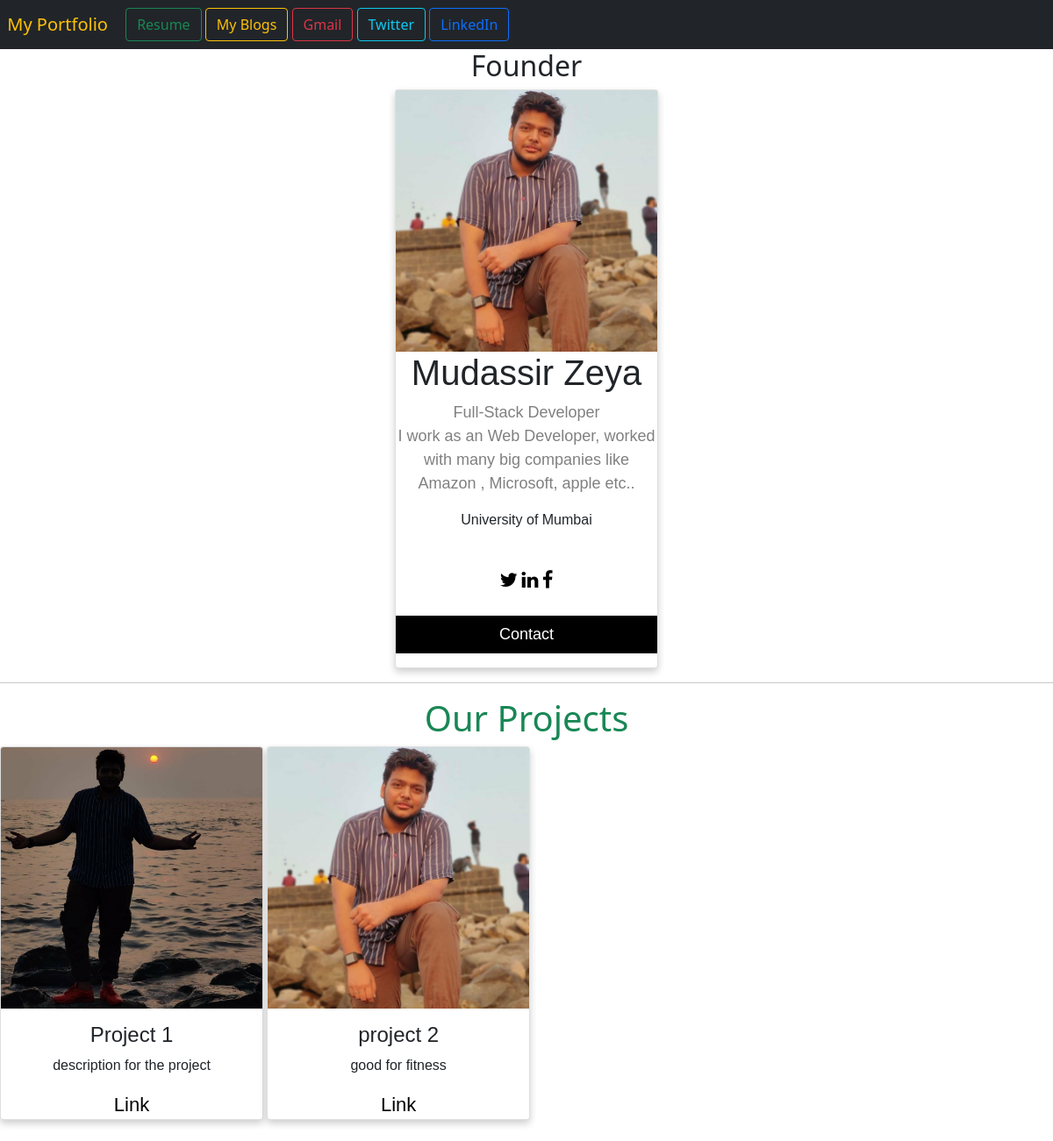
The page / on the database its author committed.
### portfolio/models.py (models this page shows)
class Project(models.Model):
    title = models.CharField(max_length=100)
    description = models.CharField(max_length=250)
    image = models.ImageField(upload_to='portfolio/images')
    url = models.URLField(blank=True)

### portfolio/views.py (the view)
# urls.py: 2. Add a URL to urlpatterns:  path('', views.home, name='home')
def home(request):
    projects = Project.objects.all()
    context = {'projects':projects}
    return render(request, 'portfolio/home.html', context)

### portfolio/templates/portfolio/home.html (shortened to what this page needs)
<!doctype html>
<html lang="en">
  <head>
    <link href="https://cdn.jsdelivr.net/npm/bootstrap@5.0.0-beta2/dist/css/bootstrap.min.css" rel="stylesheet">
    <link rel="stylesheet" href="https://cdnjs.cloudflare.com/ajax/libs/font-awesome/4.7.0/css/font-awesome.min.css">
  </head>
  <body>
        {% load static %}
        <nav class="navbar navbar-expand-lg navbar-dark bg-dark">
          &nbsp;&nbsp;<a class="navbar-brand text-warning " href="#">My Portfolio</a>&nbsp;
          <div class="collapse navbar-collapse" id="navbarNav">
            <ul class="navbar-nav">
              <li class="nav-item">
                <a class="btn btn-outline-success" href="{% static '/images/resume.pdf' %}" target="_blank" >Resume</a>
              </li>&nbsp;
              <li class="nav-item">
                <a class="btn btn-outline-warning" href="{% url 'all_blogs' %}" >My Blogs</a>
              </li>&nbsp;
              <li class="nav-item">
                <a class="btn btn-outline-danger" href="mailto:mudassirzeya206@gmail.com">Gmail</a>
              </li>&nbsp;
              <li class="nav-item">
                <a class="btn btn-outline-info" href="https://twitter.com/mudassir_zeya" target="_blank" >Twitter</a>
              </li>&nbsp;
              <li class="nav-item">
                <a class="btn btn-outline-primary" href="https://www.linkedin.com/in/mudassir-zeya-bab8201bb/" target="_blank" >LinkedIn</a>
              </li>
            </ul>
          </div>
        </nav>
            <h2 style="text-align:center">Founder</h2>
            <div class="card">
            <img src="{% static '/images/mypic.jpg' %}" alt="CEO" style="width:100%">
            <h1>Mudassir Zeya</h1>
            <p class="title">Full-Stack Developer <br> I work as an Web Developer, worked with many big companies like Amazon , Microsoft, apple etc.. </p>
            <p>University of Mumbai</p>
            <div style="margin: 24px 0;">
                <a href="https://twitter.com/mudassir_zeya" target="_blank"><i class="fa fa-twitter"></i></a>
                <a href="https://www.linkedin.com/in/mudassir-zeya-bab8201bb/" target="_blank"><i class="fa fa-linkedin"></i></a>
                <a href="https://www.facebook.com/mudassir.zeya/" target="_blank"><i class="fa fa-facebook"></i></a>
            </div>
            <p><a href="mailto:mudassirzeya206@gmail.com"><button>Contact</button></a></p>
            </div>
            <hr>
                <h1 class="text-center text-success">Our Projects</h1>
            {% for project in projects %}
            <div style="display: inline-block;">
                <div class="card" style="width:400px">
                    <img class="card-img-top" src="{{ project.image.url }}" alt="Card image">
                    <div class="card-body">
                    <h4 class="card-title">{{project.title}}</h4>
                    <p class="card-text">{{project.description}}</p>
                    </div>
                    <a href="{{project.url}}">Link</a>
                </div>
                <br>
            </div>
            {% endfor %}
  </body>
</html>

### portfolio/templates/portfolio/home.html (style rules this page uses)
.card { box-shadow: 0 4px 8px 0 rgba(0, 0, 0, 0.2); max-width: 300px; margin: auto; text-align: center; font-family: arial; }
.title { color: grey; font-size: 18px; }
button { border: none; outline: 0; display: inline-block; padding: 8px; color: white; background-color: #000; text-align: center; cursor: pointer; width: 100%; font-size: 18px; }
a { text-decoration: none; font-size: 22px; color: black; }

### rows shown on the page
Project: image (picture), title "Project 1", description "description for the project"
Project: image (picture), title "project 2", description "good for fitness"
